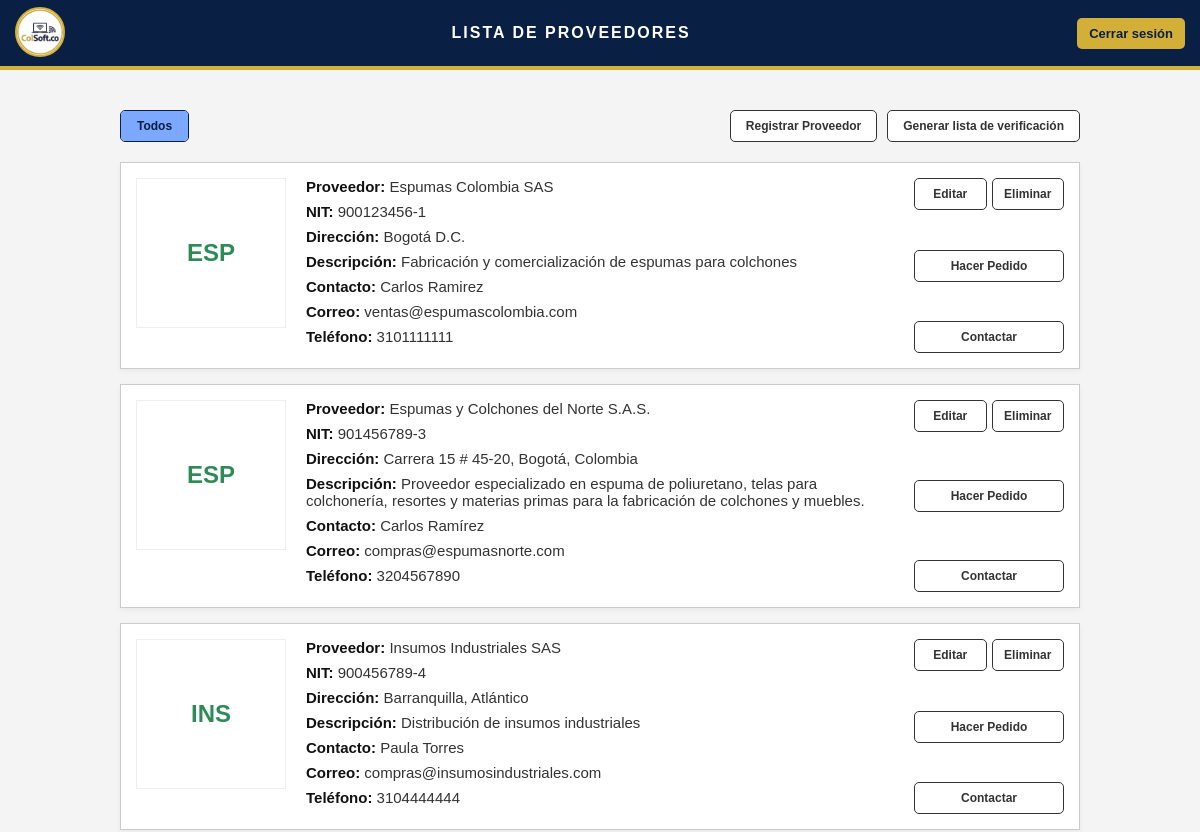
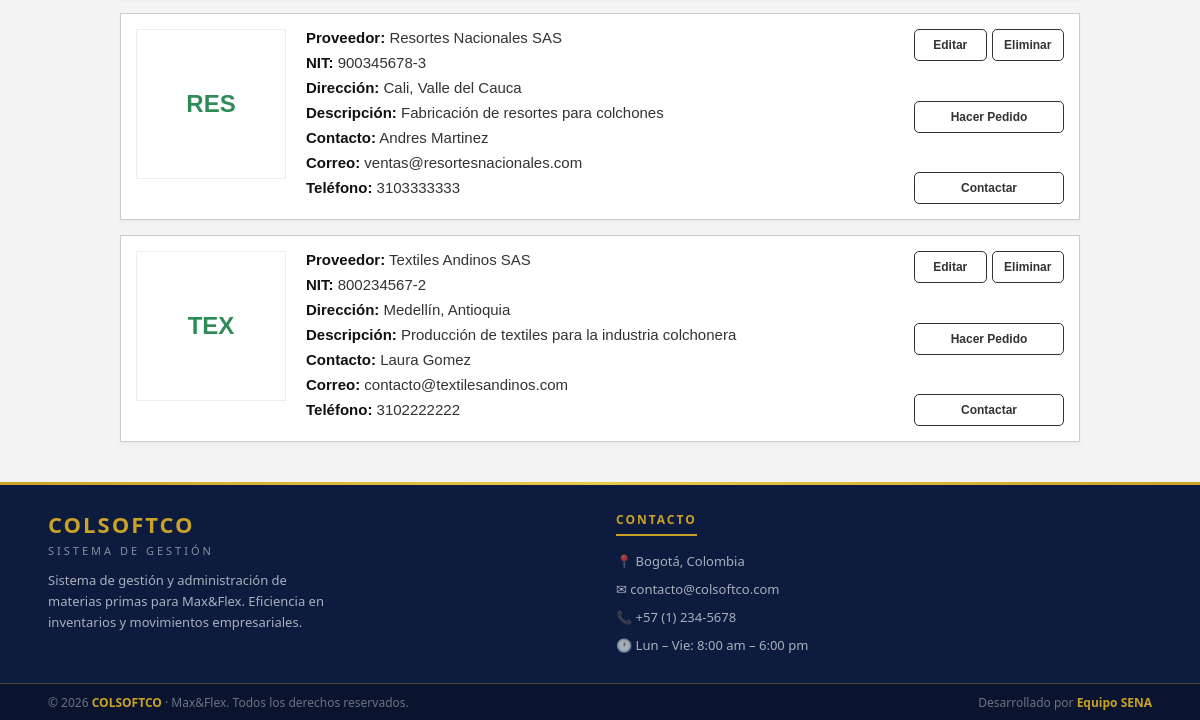
Before: /view/lista_proveedores/lista_proveedores.php (signed in) with the older database file (2 pictures, top to bottom).
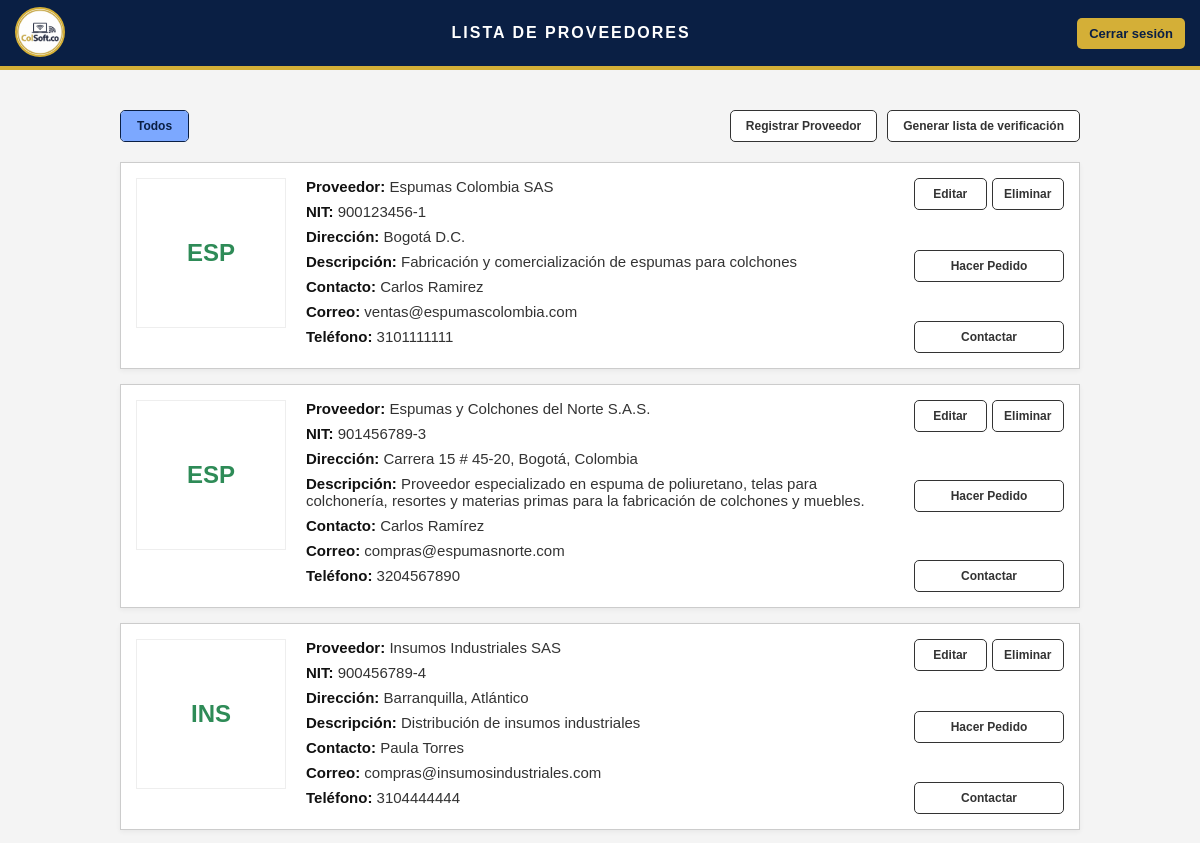
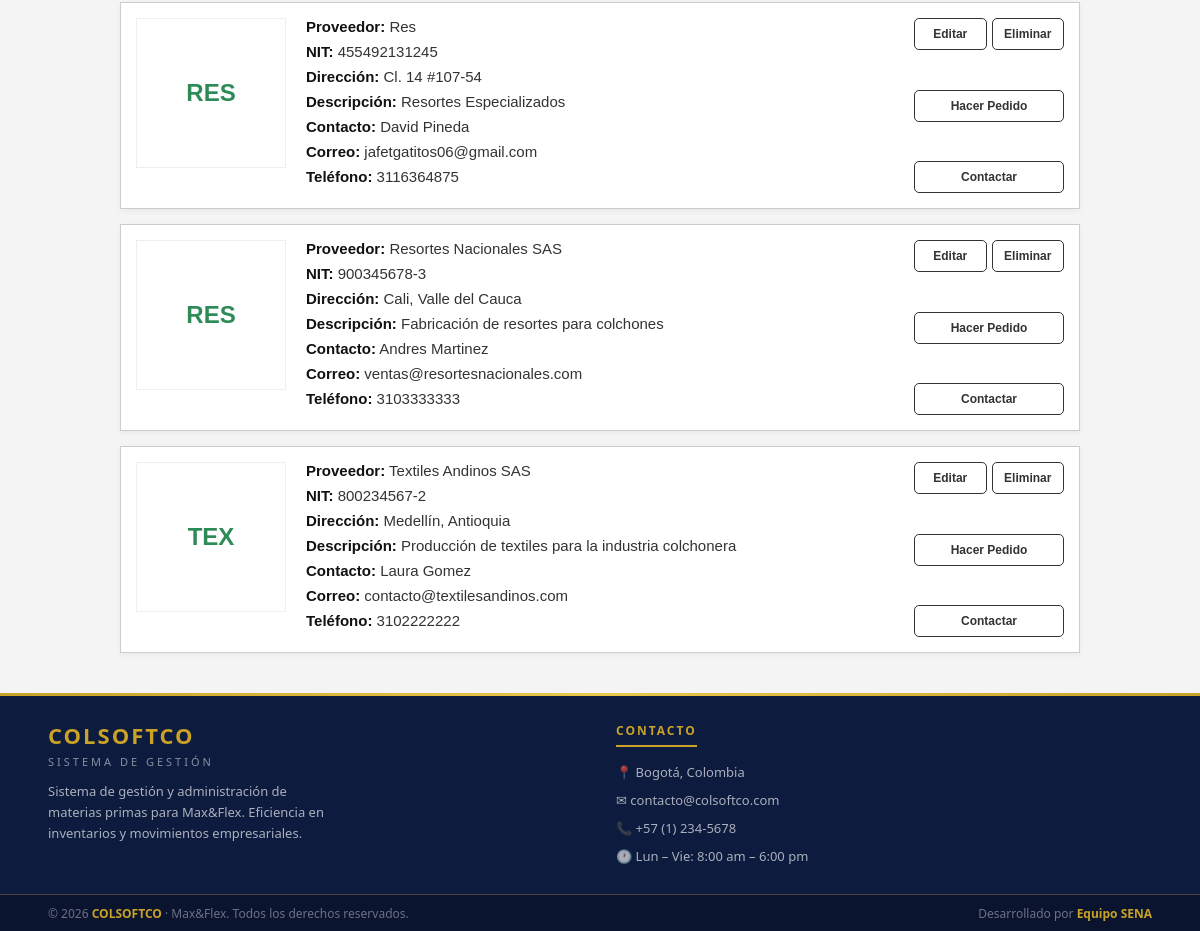
After: the same page with the newer database file (2 pictures, top to bottom).
### tables this page shows
CREATE TABLE `proveedores` (
  `id_proveedor` int(11) NOT NULL,
  `nombre_empresa` varchar(80) NOT NULL,
  `nit` varchar(20) NOT NULL,
  `direccion` varchar(255) NOT NULL,
  `descripcion_empresa` text DEFAULT NULL,
  `contacto_nombre` varchar(80) NOT NULL,
  `contacto_apellido` varchar(80) NOT NULL,
  `telefono` varchar(10) DEFAULT NULL,
  `email` varchar(70) DEFAULT NULL
);

### app/logica_proveedores.php (called while the page is built, shortened)
<?php
require_once __DIR__ . '/../config/conexion.php';
class ProveedorLogica
{
    private $conn;
    public function __construct()
    {
        $db = new Conexion();
        $this->conn = $db->getConnection();
    }
    public function getProveedores(): array
    {
        $sql = "
            SELECT
                id_proveedor,
                nombre_empresa,
                contacto_nombre,
                contacto_apellido,
                telefono,
                email,
                nit,
                direccion,
                descripcion_empresa
            FROM proveedores
            ORDER BY nombre_empresa ASC
        ";
        $stmt = $this->conn->prepare($sql);
        $stmt->execute();
        return $stmt->fetchAll(PDO::FETCH_ASSOC);
    }
}

### config/conexion.php (called while the page is built, shortened)
<?php
  class Conexion
  {
    private string $Servidor = "localhost";
    private string $BaseDeDatos = "colsoftco";
    private string $Usuario = "root";
    private string $Password = "";
    public function getConnection(){
      $this->Conector = new PDO(
        "mysql:host=".$this->Servidor.";dbname=".$this->BaseDeDatos,
        $this->Usuario,
        $this->Password
      );
      $this->Conector->exec("set names utf8");
      return $this->Conector;
    }
  }

### view/lista_proveedores/lista_proveedores.php (the view, shortened to what the changed rows need)
<?php
require_once '../../app/logica_proveedores.php';
$logica = new ProveedorLogica();
$proveedores = $logica->getProveedores();
?>
<!DOCTYPE html>
<html lang="es">
<head>
    <link href="lista_proveedores.css" rel="stylesheet">
</head>
<body>
    <header class="header">
        <div class="header-title">
            <h1>Lista de Proveedores</h1>
        </div>
    </header>
    <main class="content">
        <div class="provider-list">
            <?php if (count($proveedores) > 0): ?>
                <?php foreach ($proveedores as $proveedor): ?>
                    <div class="provider-card">
                        <div class="provider-logo">
                            <div style="
                                font-weight:bold;
                                font-size:24px;
                                color:#2E8B57;
                                text-align:center;
                            ">
                                <?php
                                echo strtoupper(substr(
                                    $proveedor['nombre_empresa'],
                                    0,
                                    3
                                ));
                                ?>
                            </div>
                        </div>
                        <div class="provider-info">
                            <p>
                                <strong>Proveedor:</strong>
                                <?php echo htmlspecialchars($proveedor['nombre_empresa']); ?>
                            </p>
                            <?php if (isset($proveedor['nit'])): ?>
                                <p>
                                    <strong>NIT:</strong>
                                    <?php echo htmlspecialchars($proveedor['nit']); ?>
                                </p>
                            <?php endif; ?>
                            <?php if (isset($proveedor['direccion'])): ?>
                                <p>
                                    <strong>Dirección:</strong>
                                    <?php echo htmlspecialchars($proveedor['direccion']); ?>
                                </p>
                            <?php endif; ?>
                            <?php if (isset($proveedor['descripcion_empresa'])): ?>
                                <p>
                                    <strong>Descripción:</strong>
                                    <?php echo htmlspecialchars($proveedor['descripcion_empresa']); ?>
                                </p>
                            <?php endif; ?>
                            <p>
                                <strong>Contacto:</strong>
                                <?php
                                echo htmlspecialchars(
                                    $proveedor['contacto_nombre'] . ' ' .
                                        $proveedor['contacto_apellido']
                                );
                                ?>
                            </p>
                            <p>
                                <strong>Correo:</strong>
                                <?php echo htmlspecialchars($proveedor['email']); ?>
                            </p>
                            <p>
                                <strong>Teléfono:</strong>
                                <?php echo htmlspecialchars($proveedor['telefono']); ?>
                            </p>
                        </div>
                        <div class="provider-buttons">
                            <div class="btn-group-top">
                                <button class="btn-card" onclick="editarProveedor(<?php echo $proveedor['id_proveedor']; ?>)">
                                    Editar
                                </button>
                                <button class="btn-card" onclick="eliminarProveedor(<?php echo $proveedor['id_proveedor']; ?>)">
                                    Eliminar
                                </button>
                            </div>
                            <button class="btn-card btn-card-large">
                                Hacer Pedido
                            </button>
                            <button class="btn-card btn-card-large">
                                Contactar
                            </button>
                        </div>
                    </div>
                <?php endforeach; ?>
            <?php endif; ?>
        </div>
    </main>
</body>
</html>

Changed rows visible on the page:
added proveedores: nombre_empresa "RES", nombre_empresa "Res", nit "455492131245", direccion "Cl. 14 #107-54", descripcion_empresa "Resortes Especializados", contacto_nombre+contacto_apellido "David Pineda", email "jafetgatitos06@gmail.com", telefono "3116364875"
